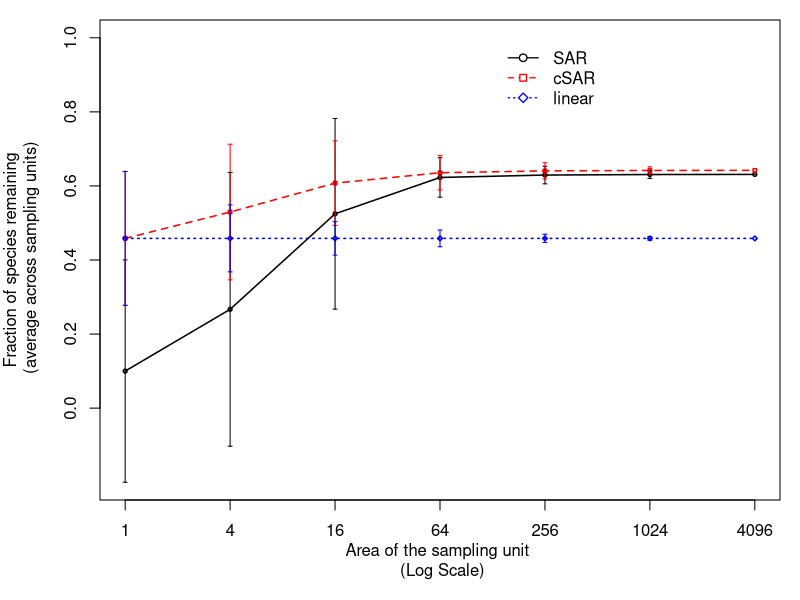

Source code (R):
################################################################
### Improving extinction projections across scales and habitats using the countryside species-area relationship 
### June 2017
### 
### Ines S. Martins (ines.martins@idiv.de)
################################################################

### Functions for scaling biodiversity response to habitat conversion across scales
### Code to draw Figure 2

### Set the simulation space
## N = dimension of the landscape 
## P = Proportion of native habitat remaining in the landscape (from 0 to 1, where 1 is all native habitat remaings)
## D = The dimension of the smallest square ( If 1 and N=1, 1x1 is the first dimension, if 0.1 and N=1, 0.1 x 0.1 is the first dimnsion,)
## h = Affinity for teh modified habitat
## zeta = z value of the SAR (rate at which species richness increase with area)
## n = number of simulations


### Create the landscape and sampled the landscape per grain 

sim <- function(N,P,D,h,zeta){
  
### Create the lansdcape 
  
  plots <- array(0, dim = c(N/D,N/D))   # Creates a empty matrix of 0
  res <- 0
  while(res < (((N/D)*(N/D)*P)*D)){  #replace the 0 with 1 until the number of 1s reach the number allowed (define by the P)
    i <- sample(1:(N/D), 1)
    j <- sample(1:(N/D), 1)
    if(!plots[i, j]){
      plots[i, j] <- D
      res <- res + D
    }
  }
  
### Define the functions SARs (Power function)
  
  #The classic SAR function
  SAR_pro<-function(A1,A0,z=zeta){
    species<-(A1/A0)^z  
    species
  }
  
  #The cSAR function
  cSAR_pro<-function(A1,A0,h1=h,z=zeta){
    species<-((h1*(A0-A1)/A0)+(A1/A0))^z
    species
  }
  
  #The linear function
  linear_pro<-function(A1,A0,h1=h,z=zeta){
    species<-(((h1)^z)*(A0-A1)/A0)+(A1/A0)   #Since for a modified habitat (1-sigma) = h^z
    species
  }
  
  
### Start the simulation 
  
  #set the starting point
  results <- NULL   
  size_real=D
  size=1
  while (size_real <= N) { 
    
    nplot = N/size_real  #number of plots
    SARs_all = matrix(0,nrow=(nplot*nplot),ncol=9)
    
    s<-1
    
    for (nx in 1: nplot){      ### gives nx lenght nplot
      for (ny in 1: nplot){    ### gives ny lenght nplot
        
        plot = matrix(1,size,size)
        for (x in 1:size){
          for (y in 1:size)
            
            plot[x,y] = plots[x + ((nx-1)*size), y + ((ny-1)*size)]

        }   # Runs for a particular sub-set of grids
        
        A1 <- sum(plot)
        A0 <- (sum(plot) + (sum(plot==0)*D))
        
        SARs_all[s,1] <-size
        SARs_all[s,2] <- SAR_pro(A1,A0)
        SARs_all[s,3] <- cSAR_pro(A1,A0)
        SARs_all[s,4] <- linear_pro(A1,A0)
        SARs_all[s,5] <- A1
        SARs_all[s,6] <- A0
        
        s<- s+1
        
      }
    }
    
    results <- rbind(results,SARs_all)
    
    size_real = size_real * 2
    size = size * 2                          
    
  }
  
  ###Store the results
  SAR_pro_mean <- tapply (results[,2],results[,1],mean)   #Creates a vector with the means
  cSAR_pro_mean <- tapply (results[,3],results[,1],mean)
  linear_pro_mean <- tapply (results[,4],results[,1],mean) 
  size_A1_mean <- tapply (results[,5],results[,1],mean) 
  size_A0_mean <- tapply (results[,6],results[,1],mean)
  SAR_pro_sd <- tapply (results[,2],results[,1],sd)   #Creates a vector with the sd
  cSAR_pro_sd <- tapply (results[,3],results[,1],sd)
  linear_pro_sd <- tapply (results[,4],results[,1],sd)

  SAR_pro_mean_mat = matrix(SAR_pro_mean,length(SAR_pro_mean),1)  # Creates a matrix with the means
  cSAR_pro_mean_mat = matrix(cSAR_pro_mean,length(cSAR_pro_mean),1)
  linear_pro_mean_mat = matrix(linear_pro_mean,length(linear_pro_mean),1)
  size_mean_A1_mat = matrix(size_A1_mean,length(size_A1_mean),1)
  size_mean_A0_mat = matrix(size_A0_mean,length(size_A0_mean),1)
  SAR_pro_sd_mat = matrix(SAR_pro_sd,length(SAR_pro_sd),1)  # Creates a matrix with the sd
  cSAR_pro_sd_mat = matrix(cSAR_pro_sd,length(cSAR_pro_sd),1)
  linear_pro_sd_mat = matrix(linear_pro_sd,length(linear_pro_sd),1)
                        
  SARs <- data.frame(cbind(unique(results[,1]), SAR_pro_mean_mat, cSAR_pro_mean_mat,linear_pro_mean_mat, size_mean_A1_mat,size_mean_A0_mat,SAR_pro_sd_mat, cSAR_pro_sd_mat,linear_pro_sd_mat))
  colnames(SARs) <- c("grain","SAR_pro","cSAR_pro","linear_pro","A1","A0","SAR_pro_sd","cSAR_pro_sd","linear_pro_sd")
  
  return(SARs)
}


### Run simulation x times 

run<-function(N,P,D,h,z,n){
  
  dat <- c()
  
  for (i in 1:n)
  {
    model <- sim(N,P,D,h,z)
    nextcol <-  data.frame(model)
    dat <- rbind(dat, nextcol)
  }
  dat
  return(dat)
}


### Run n=100 simulations for N=64, P=0.1, D=1, h=0.01 and z=0.2 -> Figure 2 

SARs <- run(64,0.1,1,0.01,0.2,100)


#Summarize the results
SARs <- aggregate(. ~ grain , data=SARs,mean,na.action = na.pass) 



# PLOT -------------------------------------------------------------------

### Proportion of species remaining after 90% habitat loss - Figure 2

par(mar=c(5,5,1,1)) 

plot (log(SARs[,6]), (SARs[,2]), axes = FALSE, type = "o", cex=0.5,lwd = 1.5,ylim=c(-0.2,1), 
      xlab= "Area of the sampling unit \n (Log Scale)", ylab= "Fraction of species remaining\n (average across sampling units)")  #SAR
axis(1, at=(log(SARs[,6])),SARs[,6])
axis(2,seq(0,1,0.2))
box(which = "plot")
lines(log(SARs[,6]),(SARs[,3]), col="red",lty=2,pch=22, type = "o",lwd = 1.5,cex=0.5) #cSAR
lines(log(SARs[,6]),(SARs[,4]), col="blue", lty=3,pch=23,type = "o",lwd = 1.5,cex=0.5)  #Linear

legend(5,1, c("SAR","cSAR","linear"),lty=c(1,2,3), lwd=c(1.3,1.3,1.3),col=c("black","red","blue"),pch=c(21,22,23), bty="n",pt.bg = 'white')

#Add the standart deviation bars
arrows(log(SARs[,6]),(SARs[,2])-(SARs[,7]),log(SARs[,6]),(SARs[,2])+(SARs[,7]), code=3,lty=1,length=0.02, angle = 90,col = "black")
arrows(log(SARs[,6]),(SARs[,3])-(SARs[,8]),log(SARs[,6]),(SARs[,3])+(SARs[,8]), code=3,lty=1, length=0.02, angle = 90,col = "red")
arrows(log(SARs[,6]),(SARs[,4])-(SARs[,9]),log(SARs[,6]),(SARs[,4])+(SARs[,9]), code=3,lty=1, length=0.02, angle = 90,col = "blue")


